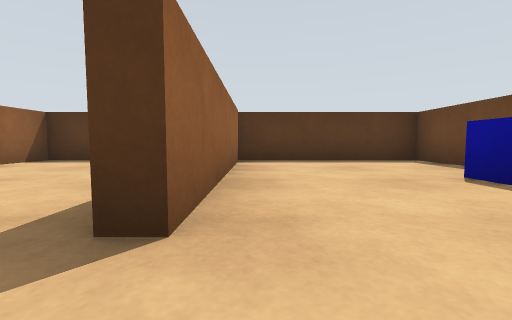
View 1 (above)

12 first-person views from a walk through a Gazebo world. The camera is 0.19 m above the floor, tilts 4° down and sees 90° across. The floor is counted in squares, 0.5 m on a side. Each view is taken from the middle of a square. On the plan, view 1 faces up. The plan holds only what a view shows up to about 9 squares ahead; the rest is blank.

View 2
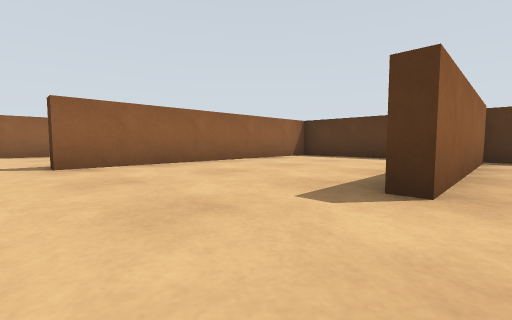

View 3
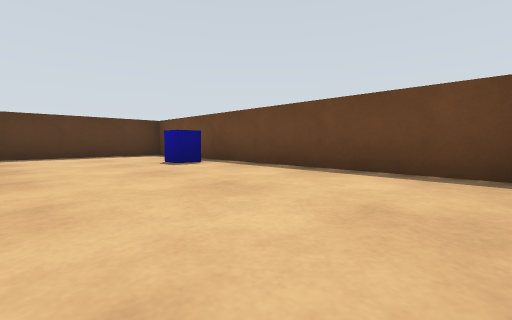

View 4
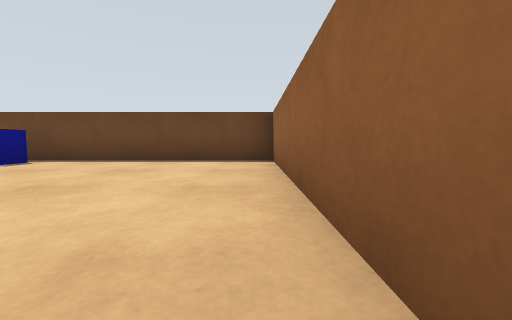

View 5
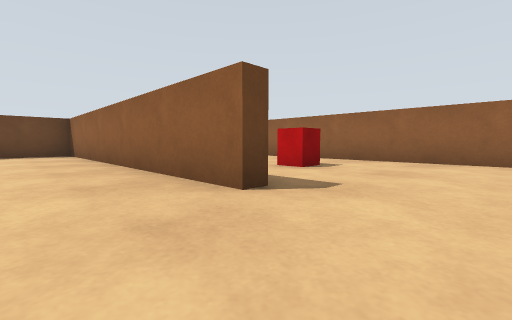

View 6
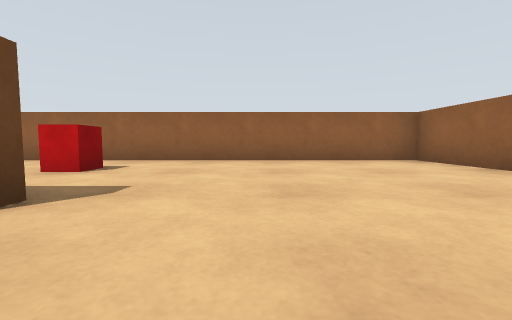

View 7
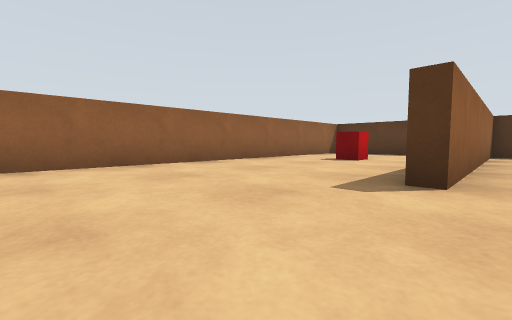

View 8
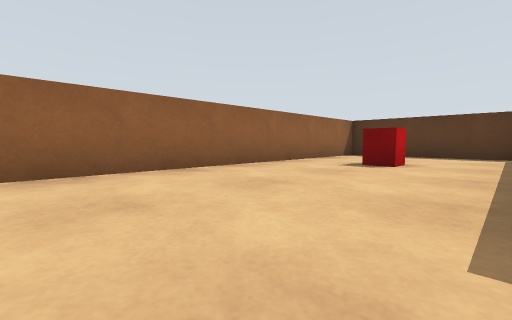

View 9
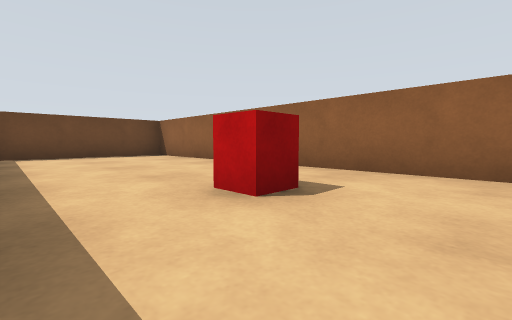

View 10
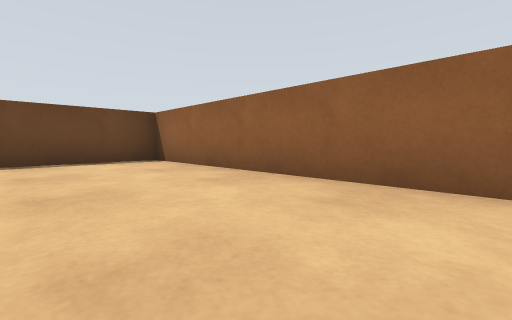

View 11
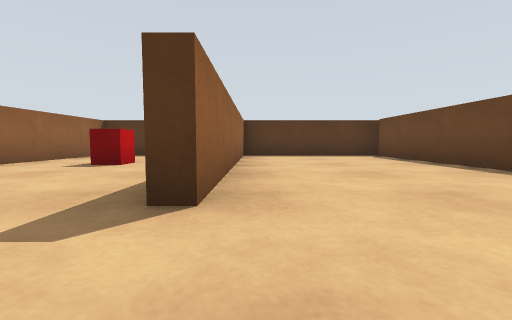

View 12
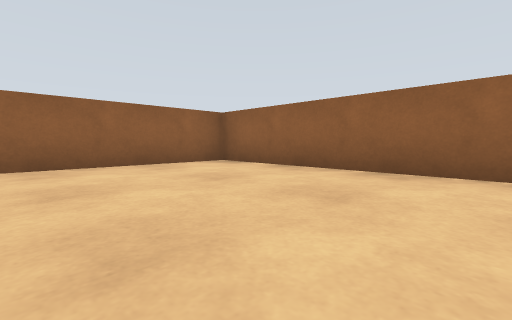

### Floor plan
Points are (right, up) in squares from view 1. A wall is a line through its corners. A room is listed if a view was taken in it or the views show most of it. See-through windows are left out.
Room 1 (views 1, 2, 3, 4)
walls: (-0.3, 5) (-0.3, 1) (-0.6, 1) (-0.6, 5); (-2.5, -2.4) (3.3, -2.4) (3.3, 5.4) (-4.3, 5.4) (-4.3, -0.5)
ways out: opening at (-4, -1.7) to room 2
objects: blue box (3, 2)
Room 2 (views 5, 6, 7, 8, 9, 10, 11, 12)
walls: (-3.5, -2.8) (-3.5, -2.4) (-2.5, -2.4); (-4.3, -0.5) (-4.8, -0.5); (-5, 5.4) (-8.3, 5.4) (-8.3, -6.4) (3.3, -6.4) (3.3, -3)
ways out: opening at (-4, -1.7) to room 1
objects: red box (-6, 2); red box (-2, -5)

Where each view was taken, in squares from view 1:
view 1: 0 up, 0 right, facing up
view 2: 1 down, 0 right, facing up-left
view 3: 2 down, 0 right, facing up-right
view 4: 2 down, 2 left, facing right
view 5: 1 down, 5 left, facing down-right
view 6: 1 down, 5 left, facing down
view 7: 3 down, 4 left, facing up-left
view 8: 2 down, 5 left, facing up-left
view 9: 3 down, 4 left, facing down-right
view 10: 4 down, 2 left, facing down-right
view 11: 2 down, 4 left, facing up
view 12: 2 down, 5 left, facing down-left
